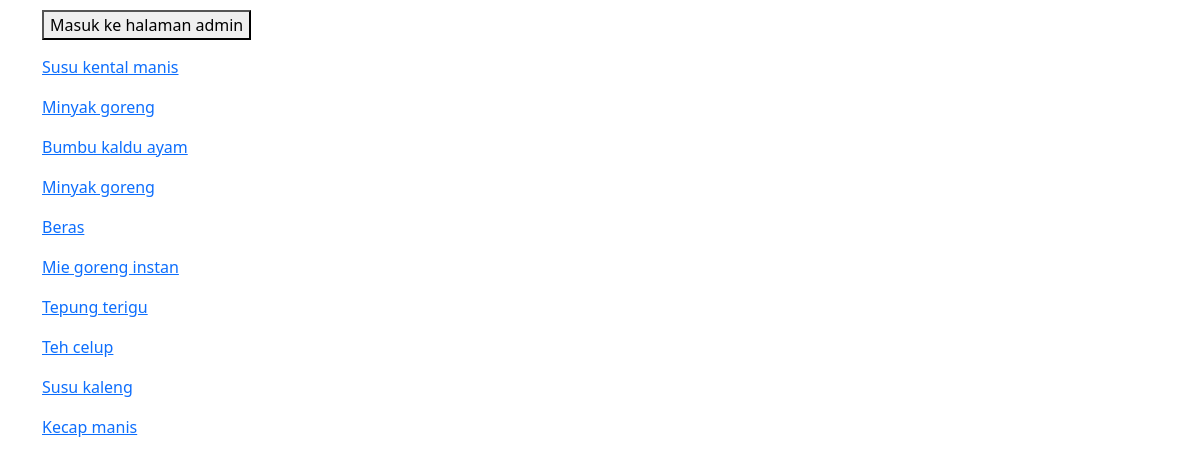
The page / on the database its author committed.
### tables this page shows
CREATE TABLE `sembako` (
  `id` int(11) NOT NULL,
  `Gambar` varchar(100) NOT NULL,
  `Nama_barang` varchar(100) NOT NULL,
  `Merk` varchar(100) NOT NULL,
  `Harga` varchar(100) NOT NULL,
  `Stok` int(11) NOT NULL
);

### php/functions.php (called while the page is built, shortened)
<?php
function koneksi()
{
    $conn = mysqli_connect("localhost", "root", "");
    mysqli_select_db($conn, "pw_tubes_203040089");
    return $conn;
}
function query($sql)
{
    $conn = koneksi();
    $result = mysqli_query($conn, "$sql");
    $rows = [];
    while ($row = mysqli_fetch_assoc($result)) {
        $rows[] = $row;
    }
    return $rows;
}

### index.php (the view, shortened to what this page needs)
<?php
require 'php/functions.php';
$sembako = query("SELECT * FROM sembako")
?>
<!DOCTYPE html>
<html lang="en">
<head>
  <link href="https://cdn.jsdelivr.net/npm/bootstrap@5.0.0-beta2/dist/css/bootstrap.min.css" rel="stylesheet">
</head>
<body>
  <div class="container">
    <div class="add" style="padding-top: 10px; padding-bottom: 15px;">
      <a href="php/login.php"><button>Masuk ke halaman admin</button></a>
    </div>
  </div>
  <div class="container">
    <?php
    foreach ($sembako as $smb) :
    ?>
      <p>
        <a href="php/detail.php?id=<?= $smb['id'] ?>">
          <?= $smb["Nama_barang"] ?>
        </a>
      </p>
    <?php endforeach; ?>
  </div>
</body>
</html>

### rows shown on the page
sembako: Nama_barang "Susu kental manis"
sembako: Nama_barang "Minyak goreng"
sembako: Nama_barang "Bumbu kaldu ayam"
sembako: Nama_barang "Minyak goreng"
sembako: Nama_barang "Beras"
sembako: Nama_barang "Mie goreng instan"
sembako: Nama_barang "Tepung terigu"
sembako: Nama_barang "Teh celup"
sembako: Nama_barang "Susu kaleng"
sembako: Nama_barang "Kecap manis"
